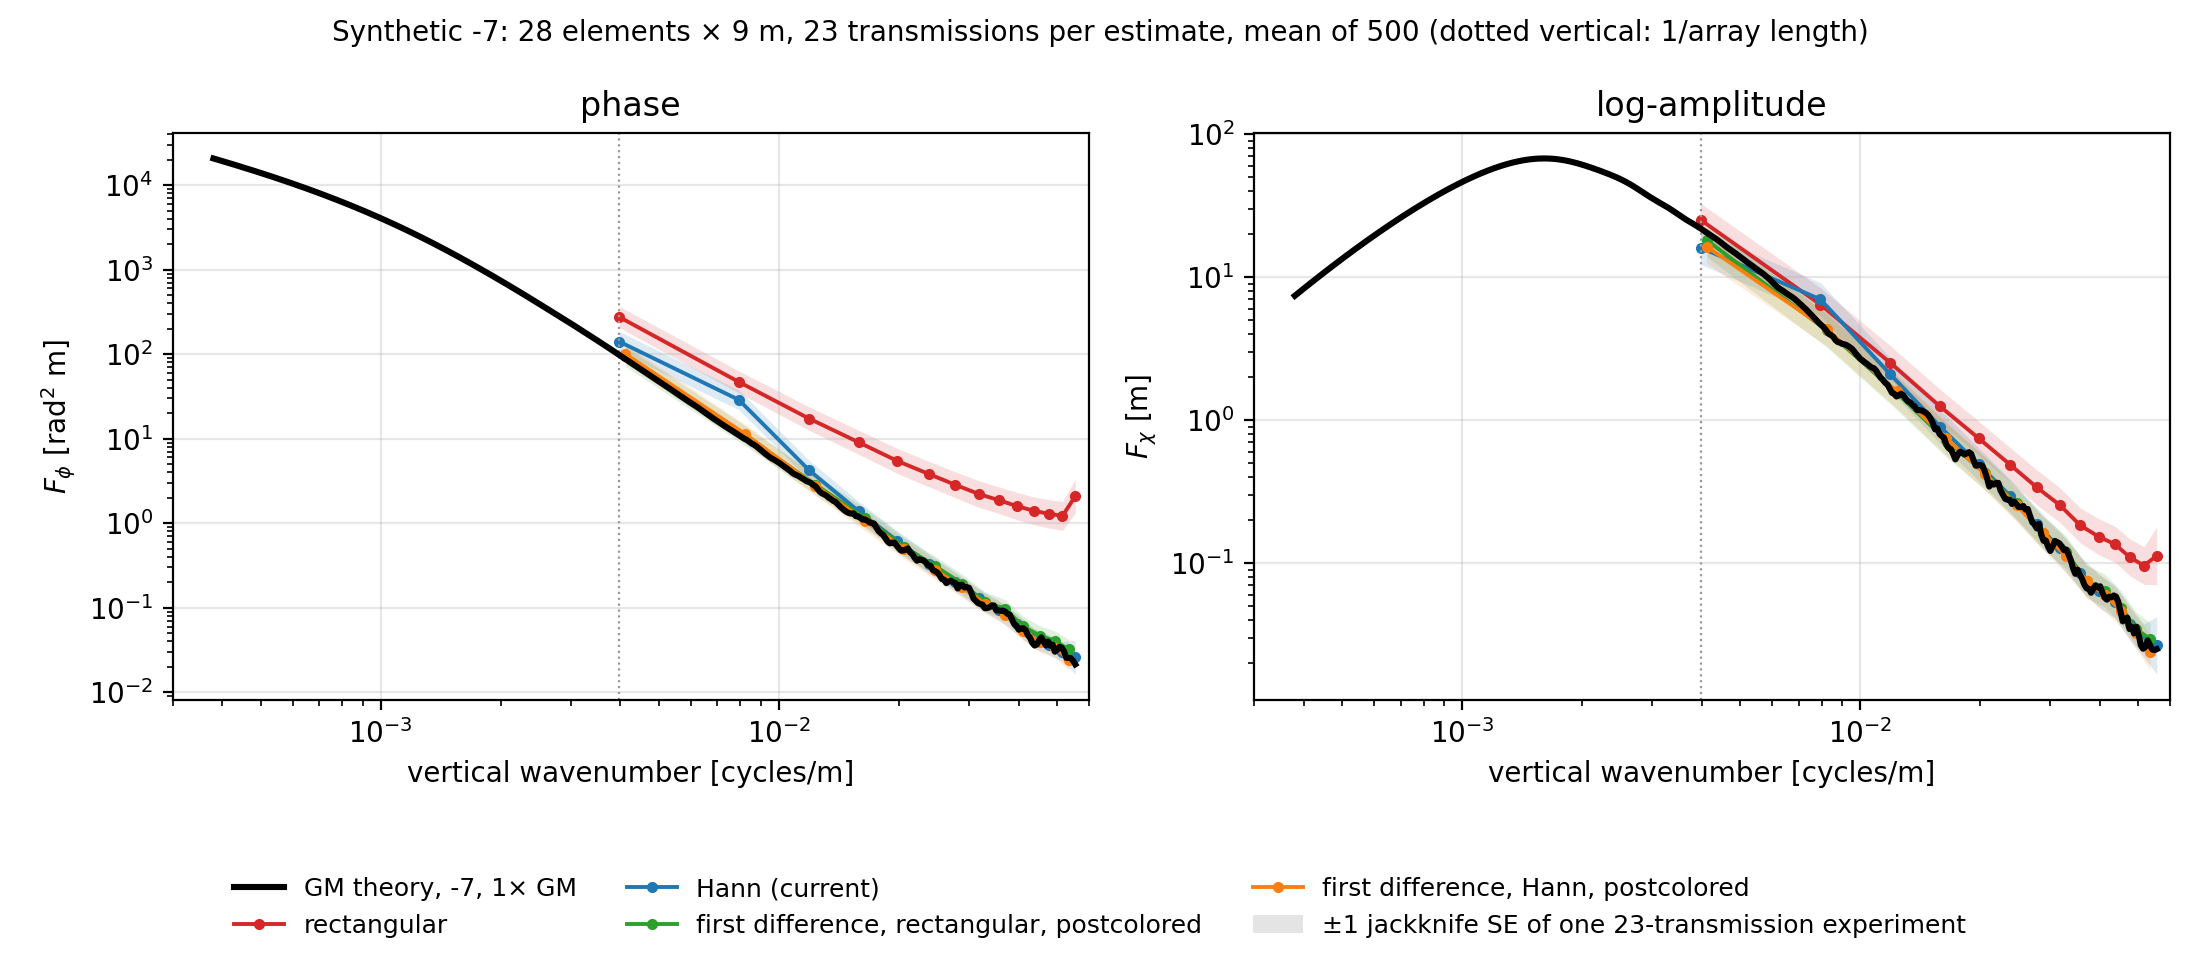

Write Python code to recreate this figure.
"""F_phi and F_chi of synthetic -7 wavefronts (GM theory at GM = 1) estimated by several methods on a 28-element,
9 m array with 23 transmissions, against the spectrum they were drawn from.

Two figures: no noise (`spectral_methods.png`), and white noise at the levels fitted to the observed -7
(`spectral_methods_noise.png`).

Lines: the expected value, the mean over N_MC independent 23-transmission experiments of the bias-corrected
log-mean. Bands: the typical leave-one-transmission-out jackknife SE of one 23-transmission experiment (RMS over
the N_MC experiments of each experiment's own jackknife SE, in log10), i.e. the error bar one experiment carries.
The spread of the log-mean between experiments is printed next to it as a check on the jackknife.
"""
from pathlib import Path

import matplotlib.pyplot as plt
import numpy as np

from n23_fluctuations_ragland import estimation as E

SP = Path(__file__).parent
RAY = "-7"
GM = 1.0
N_EL = 28
N_TX = 23
N_MC = 500
SEED = 0
# white-noise levels of the fit of the observed -7 (tilt removed, all 28 elements, common phase over all
# arrivals; fitted GM 0.19): phi 1.56 rad^2 m, chi 0.279 m
NOISE = {"phi_noise": 1.56, "chi_noise": 0.279}

# "no detrending" is the mean removal of the current stack (detrend: constant)
METHODS = {
    "rectangular": E.Estimator(name="rectangular", bad_elements=(), window="rectangular"),
    "Hann (current)": E.Estimator(name="hann", bad_elements=(), window="hann"),
    "first difference, rectangular, postcolored": E.Estimator(
        name="prewhiten", bad_elements=(), window="rectangular", prewhiten=True
    ),
    "first difference, Hann, postcolored": E.Estimator(
        name="prewhiten_hann", bad_elements=(), window="hann", prewhiten=True
    ),
}
COLORS = ["C3", "C0", "C2", "C1", "C4", "C5"]

model = E.GMModel([RAY])
cfg = E.SyntheticConfig(record_length=4096, low_wavenumber="zero")


def run(noise, fname):
    params = {RAY: {"GM": GM, "phi_noise": 0.0, "chi_noise": 0.0, **noise}}
    rng = np.random.default_rng(SEED)

    def synth():
        return E.synthesize_wavefronts(model, params, cfg, rng, n_tx=N_TX, n=N_EL)

    # N_MC independent 23-transmission experiments: the log-mean of each and its own jackknife SE
    log_mean = {k: {"phi": [], "chi": []} for k in METHODS}
    log_se = {k: {"phi": [], "chi": []} for k in METHODS}
    m_of = {}
    for _ in range(N_MC):
        w = synth()
        for k, est in METHODS.items():
            e = E.estimate_spectra(w, est, [RAY])[RAY]
            m_of[k] = e.m
            for q in ("phi", "chi"):
                log_mean[k][q].append(np.log10(getattr(e, f"{q}_lm")))
                log_se[k][q].append(np.log10(getattr(e, f"{q}_ls")))
    expected = {k: {q: 10 ** np.mean(v[q], axis=0) for q in v} for k, v in log_mean.items()}
    # error bar of one experiment: RMS of the jackknife SE (decades), and the actual spread between experiments
    se_jk = {k: {q: np.sqrt(np.mean(np.square(v[q]), axis=0)) for q in v} for k, v in log_se.items()}
    se_mc = {k: {q: np.std(v[q], axis=0) for q in v} for k, v in log_mean.items()}

    # theory on a fine grid
    m_fine = np.logspace(np.log10(3e-4), np.log10(1 / (2 * E.DZ)), 400)
    F_gm = dict(zip(("phi", "chi"), (GM * F for F in model(RAY, m_fine))))
    has_noise = any(v > 0 for v in noise.values())

    fig, axes = plt.subplots(1, 2, figsize=(11, 4.8), sharex=True)
    for ax, q, label in (
        (axes[0], "phi", r"$F_\phi$ [rad$^2$ m]"),
        (axes[1], "chi", r"$F_\chi$ [m]"),
    ):
        n_q = params[RAY][f"{q}_noise"]
        if has_noise:
            ax.loglog(m_fine, F_gm[q] + n_q, "k", lw=2.2, label="truth: GM theory + noise", zorder=5)
            ax.loglog(m_fine, F_gm[q], "k", lw=1.2, ls=":", label=f"GM theory, {RAY}, {GM:g}× GM", zorder=5)
            ax.axhline(n_q, color="0.5", lw=1.0, ls="-.", label="white noise", zorder=1)
        else:
            ax.loglog(m_fine, F_gm[q], "k", lw=2.2, label=f"GM theory, {RAY}, {GM:g}× GM", zorder=5)
        for k, c in zip(METHODS, COLORS):
            m, lm, ls = m_of[k], expected[k][q], 10 ** se_jk[k][q]
            ax.loglog(m, lm, color=c, lw=1.4, marker=".", label=k)
            ax.fill_between(m, lm / ls, lm * ls, color=c, alpha=0.15, lw=0)
        ax.axvline(1 / (N_EL * E.DZ), color="0.6", lw=0.8, ls=":")
        ax.set_xlabel("vertical wavenumber [cycles/m]")
        ax.set_ylabel(label)
        ax.grid(True, which="major", alpha=0.3)
        ax.set_xlim(3e-4, 0.06)
    axes[0].set_title("phase")
    axes[1].set_title("log-amplitude")
    h, l = axes[0].get_legend_handles_labels()
    h.append(plt.matplotlib.patches.Patch(color="0.3", alpha=0.15, lw=0))
    l.append(f"±1 jackknife SE of one {N_TX}-transmission experiment")
    fig.legend(h, l, loc="lower center", ncol=3, frameon=False, fontsize=9)
    title = f"Synthetic {RAY}: {N_EL} elements × {E.DZ:g} m, {N_TX} transmissions per estimate, mean of {N_MC}"
    if has_noise:
        title += f", white noise φ {noise['phi_noise']:g} rad² m, χ {noise['chi_noise']:g} m"
    fig.suptitle(title + " (dotted vertical: 1/array length)", fontsize=10)
    fig.tight_layout(rect=(0, 0.14, 1, 1))
    fig.savefig(SP / fname, dpi=200)

    # bias of the expected value, log10(E / truth), per bin (the differenced record is one shorter, so its bins
    # differ)
    print(f"\n===== {fname} =====")
    for q in ("phi", "chi"):
        print(f"\n{q}: log10(expected / truth), then jackknife SE (RMS) and SD between experiments [decades]")
        for k in METHODS:
            m = m_of[k]
            truth = GM * model(RAY, m)[0 if q == "phi" else 1] + params[RAY][f"{q}_noise"]
            print(f"{'m [cpm]':12s} " + " ".join(f"{x:6.4f}" for x in m))
            print(f"{k[:12]:12s} " + " ".join(f"{x:6.2f}" for x in np.log10(expected[k][q] / truth)))
            print(f"{'  SE jk':12s} " + " ".join(f"{x:6.2f}" for x in se_jk[k][q]))
            print(f"{'  SD MC':12s} " + " ".join(f"{x:6.2f}" for x in se_mc[k][q]))


run({}, "spectral_methods.png")
run(NOISE, "spectral_methods_noise.png")
